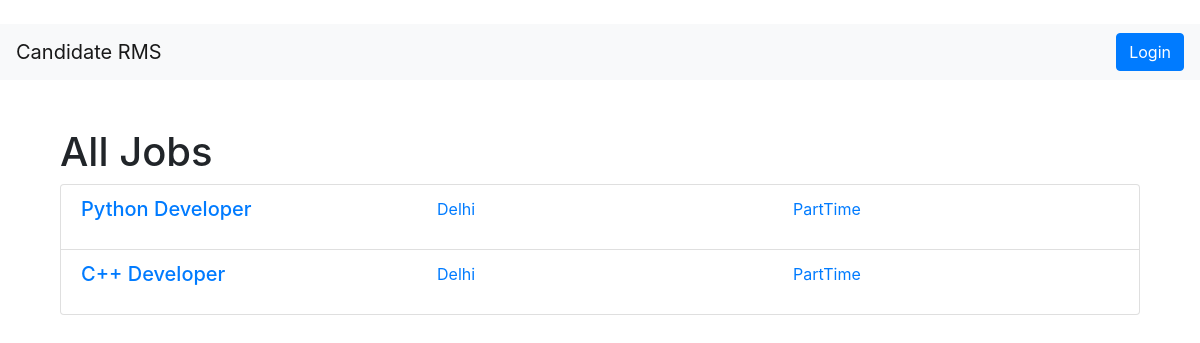
/all-jobs/, run on an earlier commit of the app's database.
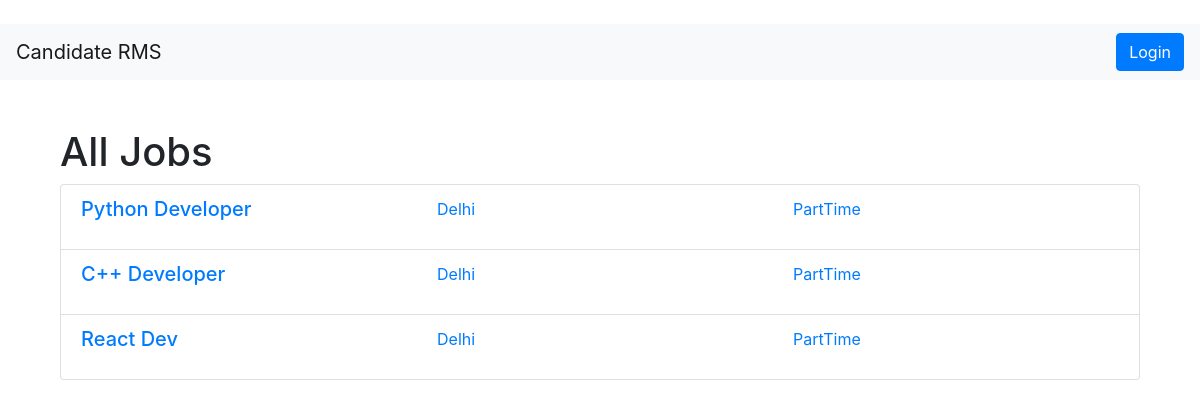
And on a later commit of the database.
### main/models.py (models this page shows, shortened)
class Job(models.Model):
    job_name = models.CharField(max_length=255)
    job_release_date = models.DateField()
    job_closing_date = models.DateField()
    job_location = models.CharField(max_length=255)
    about_company = models.TextField()
    project_role = models.CharField(max_length=255)
    project_role_desc = models.TextField()
    work_experience = models.PositiveIntegerField()
    must_have_skills = models.TextField()
    good_to_have_skills = models.TextField()
    job_requirements = models.TextField()
    qualifications = models.TextField()
    types = [
        ('FullTime', 'FullTime'),
        ('PartTime', 'PartTime'),
        ('Internship', 'Internship')
    ]
    job_type = models.CharField(max_length=100, choices=types)
    released_by = models.ForeignKey(User, on_delete=models.CASCADE, null=True, blank=True)
    slug = AutoSlugField(populate_from='job_name', unique=True, null=True, blank=True)

### main/views.py (the view)
# urls.py: path('all-jobs/', AllJobs.as_view(), name='all_jobs'),
class AllJobs(generic.ListView):
    model = Job
    template_name = 'all_jobs.html'
    context_object_name = 'jobs'

### templates/all_jobs.html
{% extends 'base.html' %}
{% block content %}
       <div class="container mt-5">
        <h1>All Jobs</h1>
        <ul class="list-group">
            {% for job in jobs %}
                <li class="list-group-item">
                    <a href="{% url 'job_detail' job.id %}" class="text-decoration-none">
                        <div class="row">
                            <div class="col-md-4">
                                <h5>{{ job.job_name }}</h5>
                            </div>
                            <div class="col-md-4">
                                <p>{{ job.job_location }}</p>
                            </div>
                            <div class="col-md-4">
                                <p>{{ job.job_type }}</p>
                            </div>
                        </div>
                    </a>
                </li>
            {% endfor %}
        </ul>
    </div>
{% endblock %}

What changed in the data, as far as the page shows it:
added Job: job_name "React Dev", job_location "Delhi", job_type "PartTime"
